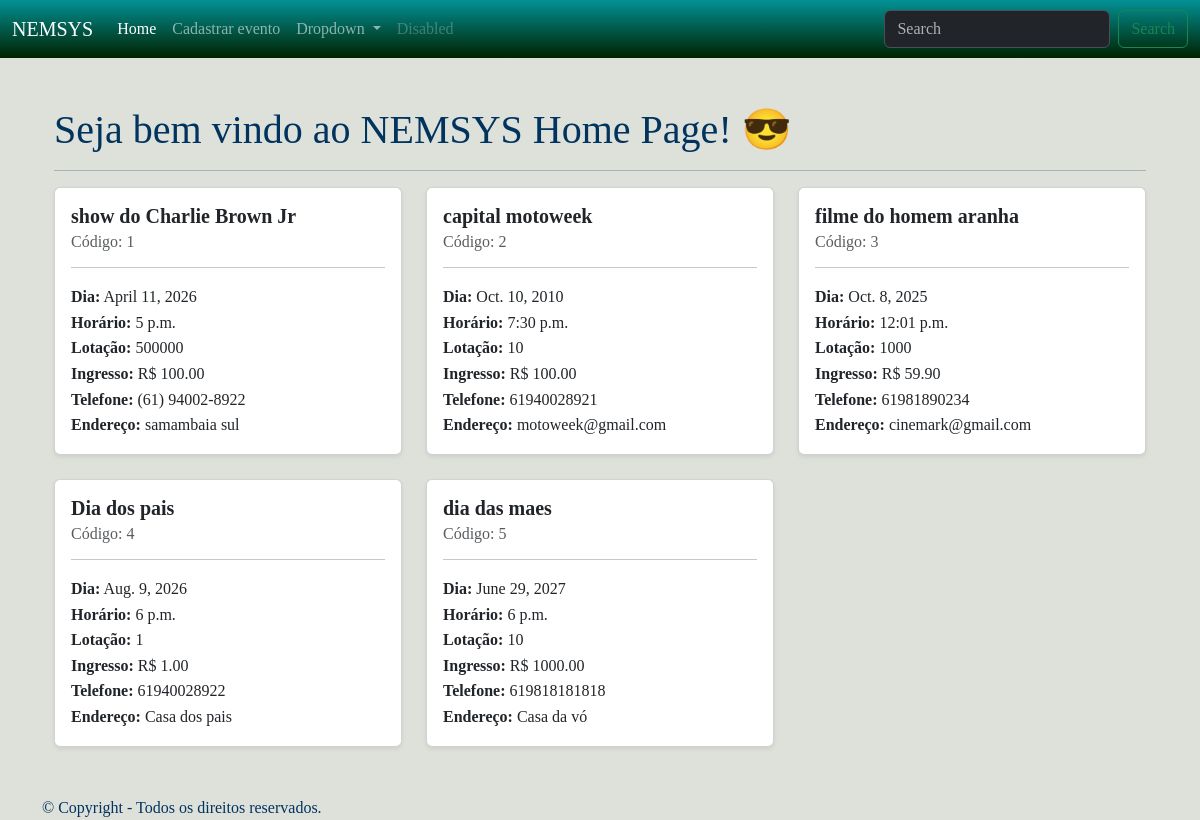
The app's page /, older data.
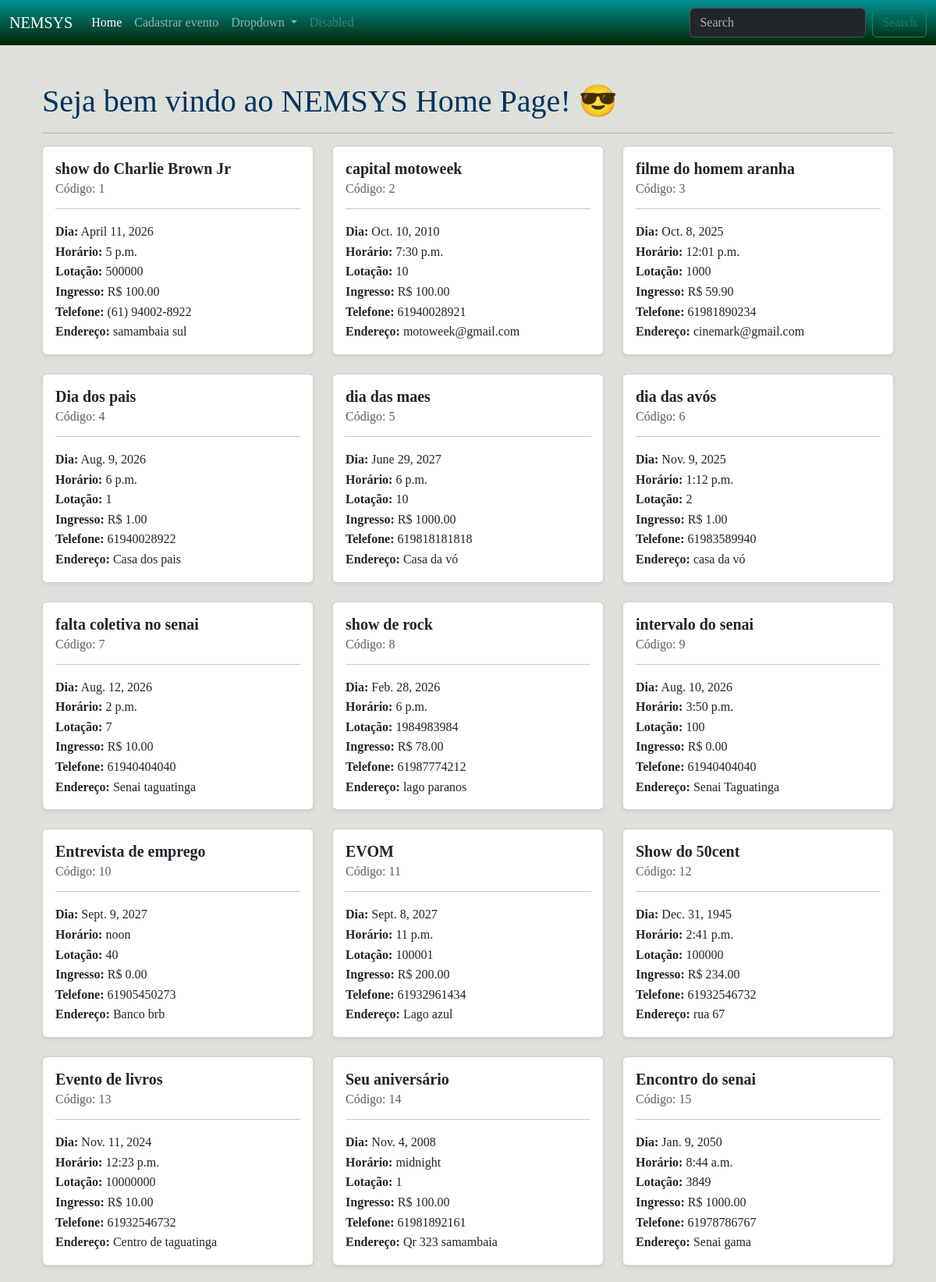
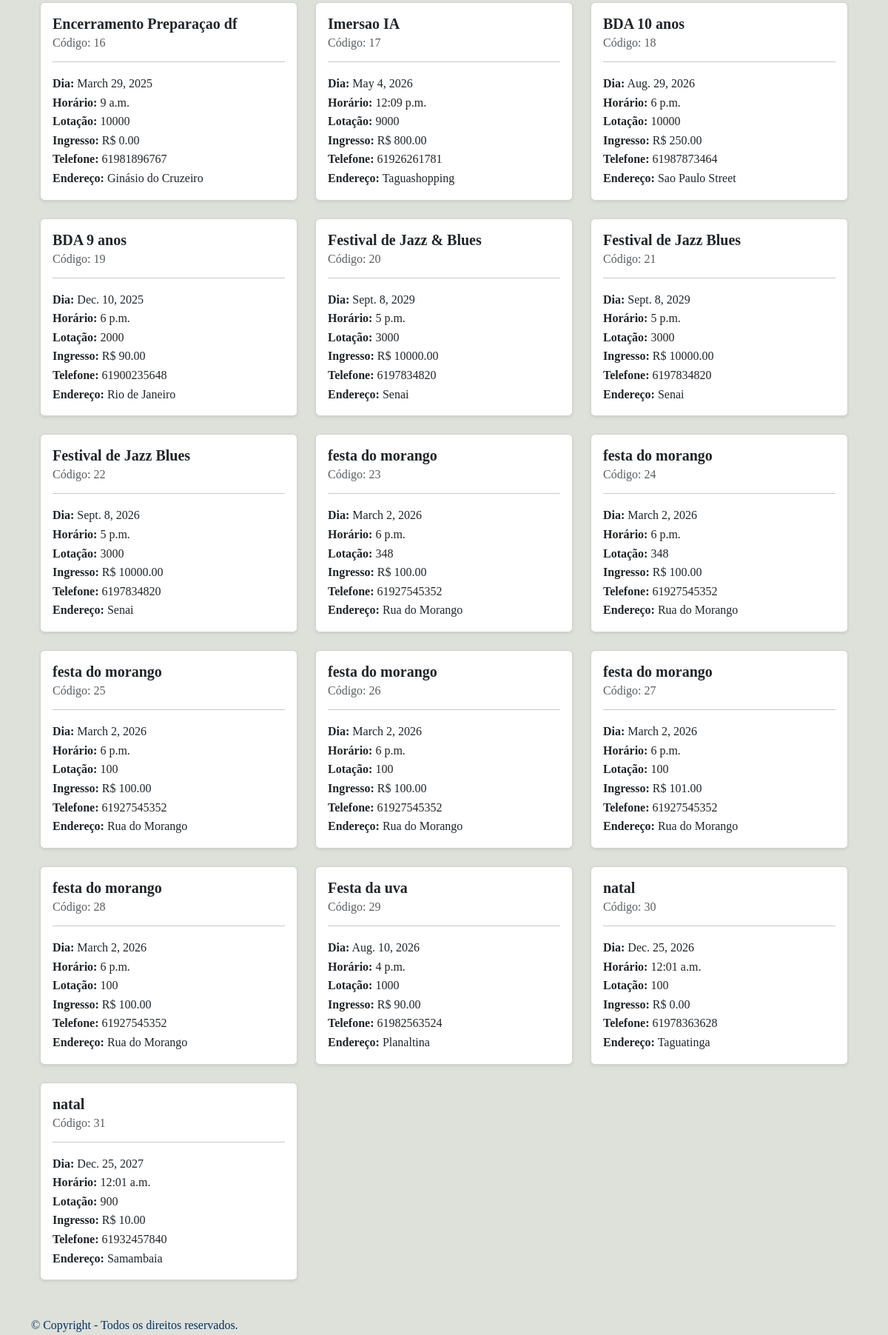
The same page, newer data (2 pictures, top to bottom).
### nemcrud/models.py (models this page shows, shortened)
class Evento(models.Model):
    codigo_evento = models.AutoField(primary_key=True)
    nome = models.CharField(null=False, blank=False)
    lotacao = models.IntegerField(null=True, blank=True)
    dia = models.DateField(null=False, blank=False)
    horario = models.TimeField(null=False, blank=False)
    ingresso = models.DecimalField(max_digits=10, decimal_places=2, null=True, blank=True)
    telefone = models.CharField(max_length=20, null=False, blank=False)
    endereco = models.CharField(null=False, blank=False)

### nemcrud/views.py (the view)
# urls.py: path('', views.index, name='index'),
def index(request):
    eventos = Evento.objects.all()
    return render(request, "index.html", {"eventos": eventos})

### nemcrud/templates/index.html (shortened to what this page needs)
{% extends 'base.html' %}
{% block content %}
<div class="container mt-5 mb-5">
    <h1>Seja bem vindo ao NEMSYS Home Page! 😎</h1>
    <hr>
    <div class="row row-cols-1 row-cols-md-3 g-4">
        {% for evento in eventos %}
            <div class="col">
                <div class="card h-100 shadow-sm">
                    <div class="card-body">
                        <h5 class="card-title fw-bold">{{ evento.nome }}</h5>
                        <h6 class="card-subtitle mb-2 text-muted">Código: {{ evento.codigo_evento }}</h6>
                        <hr>
                        <p class="card-text">
                            <strong>Dia:</strong> {{ evento.dia }}<br>
                            <strong>Horário:</strong> {{ evento.horario }}<br>
                            <strong>Lotação:</strong> {{ evento.lotacao }}<br>
                            <strong>Ingresso:</strong> R$ {{ evento.ingresso }}<br>
                            <strong>Telefone:</strong> {{ evento.telefone }}<br>
                            <strong>Endereço:</strong> {{ evento.endereco }}
                        </p>
                    </div>
                </div>
            </div>
        {% empty %}
            <div class="col-12">
                <div class="alert alert-info" role="alert">
                    Nenhum evento cadastrado.
                </div>
            </div>
        {% endfor %}
    </div>
</div>
{% endblock %}

Row changes from the older to the newer data that the page shows:
added Evento: nome "dia das avós", codigo_evento "6", dia "Nov. 9, 2025", horario "1:12 p.m.", lotacao "2", ingresso "1.00", telefone "61983589940", endereco "casa da vó"
added Evento: nome "falta coletiva no senai", codigo_evento "7", dia "Aug. 12, 2026", horario "2 p.m.", lotacao "7", ingresso "10.00", telefone "61940404040", endereco "Senai taguatinga"
added Evento: nome "show de rock", codigo_evento "8", dia "Feb. 28, 2026", horario "6 p.m.", lotacao "1984983984", ingresso "78.00", telefone "61987774212", endereco "lago paranos"
added Evento: nome "intervalo do senai", codigo_evento "9", dia "Aug. 10, 2026", horario "3:50 p.m.", lotacao "100", ingresso "0.00", telefone "61940404040", endereco "Senai Taguatinga"
added Evento: nome "Entrevista de emprego", codigo_evento "10", dia "Sept. 9, 2027", horario "noon", lotacao "40", ingresso "0.00", telefone "61905450273", endereco "Banco brb"
added Evento: nome "EVOM", codigo_evento "11", dia "Sept. 8, 2027", horario "11 p.m.", lotacao "100001", ingresso "200.00", telefone "61932961434", endereco "Lago azul"
added Evento: nome "Show do 50cent", codigo_evento "12", dia "Dec. 31, 1945", horario "2:41 p.m.", lotacao "100000", ingresso "234.00", telefone "61932546732", endereco "rua 67"
added Evento: nome "Evento de livros", codigo_evento "13", dia "Nov. 11, 2024", horario "12:23 p.m.", lotacao "10000000", ingresso "10.00", telefone "61932546732", endereco "Centro de taguatinga"
added Evento: nome "Seu aniversário", codigo_evento "14", dia "Nov. 4, 2008", horario "midnight", lotacao "1", ingresso "100.00", telefone "61981892161", endereco "Qr 323 samambaia"
added Evento: nome "Encontro do senai", codigo_evento "15", dia "Jan. 9, 2050", horario "8:44 a.m.", lotacao "3849", ingresso "1000.00", telefone "61978786767", endereco "Senai gama"
added Evento: nome "Encerramento Preparaçao df", codigo_evento "16", dia "March 29, 2025", horario "9 a.m.", lotacao "10000", ingresso "0.00", telefone "61981896767", endereco "Ginásio do Cruzeiro"
added Evento: nome "Imersao IA", codigo_evento "17", dia "May 4, 2026", horario "12:09 p.m.", lotacao "9000", ingresso "800.00", telefone "61926261781", endereco "Taguashopping"
added Evento: nome "BDA 10 anos", codigo_evento "18", dia "Aug. 29, 2026", horario "6 p.m.", lotacao "10000", ingresso "250.00", telefone "61987873464", endereco "Sao Paulo Street"
added Evento: nome "BDA 9 anos", codigo_evento "19", dia "Dec. 10, 2025", horario "6 p.m.", lotacao "2000", ingresso "90.00", telefone "61900235648", endereco "Rio de Janeiro"
added Evento: nome "Festival de Jazz & Blues", codigo_evento "20", dia "Sept. 8, 2029", horario "5 p.m.", lotacao "3000", ingresso "10000.00", telefone "6197834820", endereco "Senai"
added Evento: nome "Festival de Jazz Blues", codigo_evento "21", dia "Sept. 8, 2029", horario "5 p.m.", lotacao "3000", ingresso "10000.00", telefone "6197834820", endereco "Senai"
added Evento: nome "Festival de Jazz Blues", codigo_evento "22", dia "Sept. 8, 2026", horario "5 p.m.", lotacao "3000", ingresso "10000.00", telefone "6197834820", endereco "Senai"
added Evento: nome "festa do morango", codigo_evento "23", dia "March 2, 2026", horario "6 p.m.", lotacao "348", ingresso "100.00", telefone "61927545352", endereco "Rua do Morango"
added Evento: nome "festa do morango", codigo_evento "24", dia "March 2, 2026", horario "6 p.m.", lotacao "348", ingresso "100.00", telefone "61927545352", endereco "Rua do Morango"
added Evento: nome "festa do morango", codigo_evento "25", dia "March 2, 2026", horario "6 p.m.", lotacao "100", ingresso "100.00", telefone "61927545352", endereco "Rua do Morango"
added Evento: nome "festa do morango", codigo_evento "26", dia "March 2, 2026", horario "6 p.m.", lotacao "100", ingresso "100.00", telefone "61927545352", endereco "Rua do Morango"
added Evento: nome "festa do morango", codigo_evento "27", dia "March 2, 2026", horario "6 p.m.", lotacao "100", ingresso "101.00", telefone "61927545352", endereco "Rua do Morango"
added Evento: nome "festa do morango", codigo_evento "28", dia "March 2, 2026", horario "6 p.m.", lotacao "100", ingresso "100.00", telefone "61927545352", endereco "Rua do Morango"
added Evento: nome "Festa da uva", codigo_evento "29", dia "Aug. 10, 2026", horario "4 p.m.", lotacao "1000", ingresso "90.00", telefone "61982563524", endereco "Planaltina"
added Evento: nome "natal", codigo_evento "30", dia "Dec. 25, 2026", horario "12:01 a.m.", lotacao "100", ingresso "0.00", telefone "61978363628", endereco "Taguatinga"
added Evento: nome "natal", codigo_evento "31", dia "Dec. 25, 2027", horario "12:01 a.m.", lotacao "900", ingresso "10.00", telefone "61932457840", endereco "Samambaia"
